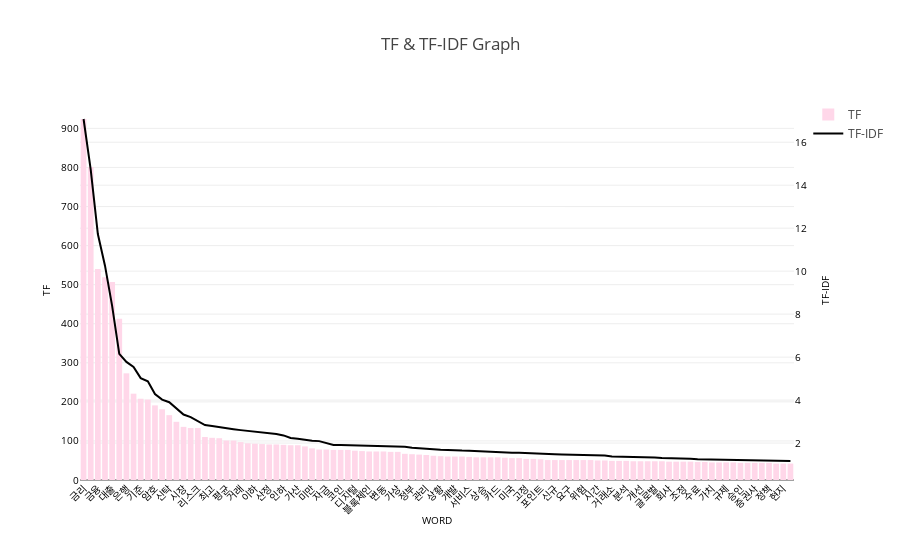

This figure's notebook cell:
### Code cell
tfidf.get_plotly_graph(100)

### Figure 1 — Plotly figure (JSON) as saved in the notebook; plotly's stock layout.template omitted (floating-point values rounded to 4 significant figures)
{"data": [{"histfunc": "sum", "marker": {"color": "#FFD7E9"}, "name": "TF", "type": "histogram", "x": ["금리", "부동산", "금융", "비트코인", "대출", "그림자", "은행", "코픽스", "기준", "화폐", "암호", "투자", "신탁", "교육", "시장", "자산", "리스크", "규모", "최고", "관련", "평균", "당국", "거래", "국내", "이하", "잔액", "산정", "상품", "인하", "신용", "가산", "가격", "미만", "중금리", "자금", "경제", "코인", "기업", "디지털", "보고서", "블록체인", "기자", "변동", "펀드", "가상", "한국", "정부", "경우", "관리", "시스템", "상황", "과정", "개발", "사업", "서비스", "경기", "상승", "통화", "카드", "지난해", "미국", "기존", "고정", "연구원", "포인트", "신한", "신규", "조달", "요구", "위원회", "위험", "증권", "시간", "가능", "거래소", "프리미엄", "분석", "도입", "개선", "전체", "글로벌", "하락", "회사", "필요", "조정", "방안", "수료", "반영", "가치", "중도", "규제", "시세", "승인", "서울", "증권사", "상환", "정책", "연구", "현지", "전망"], "y": [924, 801, 540, 519, 507, 413, 273, 221, 208, 206, 191, 181, 166, 149, 136, 133, 133, 110, 108, 107, 101, 101, 97, 94, 93, 92, 91, 91, 90, 89, 89, 86, 81, 78, 78, 77, 77, 77, 75, 74, 73, 73, 73, 72, 72, 67, 66, 65, 64, 62, 61, 60, 60, 60, 59, 58, 58, 58, 58, 57, 56, 56, 54, 54, 53, 51, 51, 51, 51, 51, 51, 51, 50, 50, 49, 49, 49, 48, 48, 48, 48, 48, 47, 47, 47, 47, 46, 46, 45, 45, 45, 45, 44, 44, 44, 44, 44, 42, 42, 42], "yaxis": "y"}, {"marker": {"color": "black"}, "name": "TF-IDF", "type": "scatter", "x": ["금리", "부동산", "금융", "비트코인", "대출", "그림자", "은행", "코픽스", "기준", "화폐", "암호", "투자", "신탁", "교육", "시장", "자산", "리스크", "규모", "최고", "관련", "평균", "당국", "거래", "국내", "이하", "잔액", "산정", "상품", "인하", "신용", "가산", "가격", "미만", "중금리", "자금", "경제", "코인", "기업", "디지털", "보고서", "블록체인", "기자", "변동", "펀드", "가상", "한국", "정부", "경우", "관리", "시스템", "상황", "과정", "개발", "사업", "서비스", "경기", "상승", "통화", "카드", "지난해", "미국", "기존", "고정", "연구원", "포인트", "신한", "신규", "조달", "요구", "위원회", "위험", "증권", "시간", "가능", "거래소", "프리미엄", "분석", "도입", "개선", "전체", "글로벌", "하락", "회사", "필요", "조정", "방안", "수료", "반영", "가치", "중도", "규제", "시세", "승인", "서울", "증권사", "상환", "정책", "연구", "현지", "전망"], "y": [17.08, 14.73, 11.73, 10.26, 8.389, 6.153, 5.777, 5.545, 5.023, 4.875, 4.28, 4.024, 3.903, 3.628, 3.328, 3.206, 3.023, 2.837, 2.793, 2.755, 2.687, 2.647, 2.603, 2.57, 2.554, 2.502, 2.479, 2.424, 2.358, 2.239, 2.201, 2.142, 2.105, 2.092, 1.996, 1.911, 1.907, 1.902, 1.9, 1.893, 1.882, 1.879, 1.854, 1.852, 1.845, 1.828, 1.779, 1.749, 1.72, 1.708, 1.689, 1.683, 1.657, 1.651, 1.643, 1.625, 1.612, 1.574, 1.573, 1.571, 1.549, 1.549, 1.528, 1.526, 1.516, 1.498, 1.481, 1.47, 1.462, 1.458, 1.456, 1.447, 1.438, 1.427, 1.377, 1.374, 1.357, 1.35, 1.34, 1.329, 1.326, 1.305, 1.303, 1.285, 1.279, 1.267, 1.247, 1.24, 1.238, 1.234, 1.228, 1.227, 1.222, 1.217, 1.214, 1.212, 1.191, 1.183, 1.175, 1.167], "yaxis": "y2"}], "layout": {"title": "TF & TF-IDF Graph", "xaxis": {"exponentformat": "e", "showexponent": "all", "showticklabels": true, "tickangle": -45, "tickfont": {"color": "black", "size": 10}, "title": "WORD", "titlefont": {"color": "black", "size": 10}}, "yaxis": {"exponentformat": "e", "showexponent": "all", "showticklabels": true, "tickangle": 0, "tickfont": {"color": "black", "size": 10}, "title": "TF", "titlefont": {"color": "black", "size": 10}}, "yaxis2": {"overlaying": "y", "showticklabels": true, "side": "right", "tickangle": 0, "tickfont": {"color": "black", "size": 10}, "title": "TF-IDF", "titlefont": {"color": "black", "size": 10}}}}
